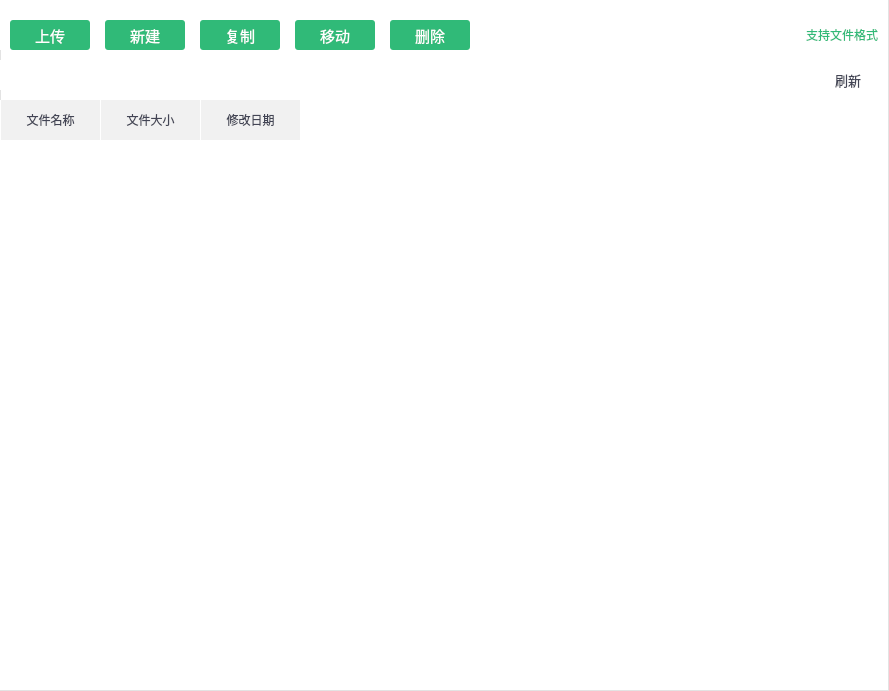
<?xml version="1.0" encoding="UTF-8"?>
<ui version="4.0">
 <class>STCloudFileManagerClass</class>
 <widget class="QWidget" name="STCloudFileManagerClass">
  <property name="geometry">
   <rect>
    <x>0</x>
    <y>0</y>
    <width>889</width>
    <height>691</height>
   </rect>
  </property>
  <property name="windowTitle">
   <string>STCloudFileManager</string>
  </property>
  <property name="styleSheet">
   <string notr="true">QWidget{background-color: rgb(255, 255, 255);}
QWidget#STCloudFileManagerClass{border-bottom: 1px solid #e3e3e3;border-top: 1px solid #e3e3e3;border-right: 1px solid #e3e3e3;border-left: 1px solid #e3e3e3;}
</string>
  </property>
  <layout class="QVBoxLayout" name="verticalLayout">
   <property name="spacing">
    <number>10</number>
   </property>
   <property name="leftMargin">
    <number>0</number>
   </property>
   <property name="topMargin">
    <number>0</number>
   </property>
   <property name="rightMargin">
    <number>1</number>
   </property>
   <property name="bottomMargin">
    <number>1</number>
   </property>
   <item>
    <widget class="QWidget" name="widget" native="true">
     <layout class="QHBoxLayout" name="horizontalLayout">
      <property name="spacing">
       <number>15</number>
      </property>
      <property name="leftMargin">
       <number>10</number>
      </property>
      <property name="topMargin">
       <number>20</number>
      </property>
      <property name="rightMargin">
       <number>10</number>
      </property>
      <property name="bottomMargin">
       <number>0</number>
      </property>
      <item>
       <widget class="QPushButton" name="pbUpload">
        <property name="minimumSize">
         <size>
          <width>80</width>
          <height>30</height>
         </size>
        </property>
        <property name="maximumSize">
         <size>
          <width>80</width>
          <height>30</height>
         </size>
        </property>
        <property name="font">
         <font>
          <family>微软雅黑</family>
          <pointsize>11</pointsize>
         </font>
        </property>
        <property name="styleSheet">
         <string notr="true">

QPushButton {
	border-radius: 3px;
	color: rgb(255, 255, 255);
	background-color: rgb(48, 186, 120);
}
QPushButton:hover:pressed {
	background-color: rgb(48, 186, 120);
}
QPushButton:hover:!pressed {
	
	background-color: rgb(109, 206, 160);
}</string>
        </property>
        <property name="text">
         <string>上传</string>
        </property>
        <property name="icon">
         <iconset resource="../res/softterminal.qrc">
          <normaloff>:/SoftTerminal/images/fileupload.png</normaloff>:/SoftTerminal/images/fileupload.png</iconset>
        </property>
       </widget>
      </item>
      <item>
       <widget class="QPushButton" name="pbNew">
        <property name="minimumSize">
         <size>
          <width>80</width>
          <height>30</height>
         </size>
        </property>
        <property name="maximumSize">
         <size>
          <width>80</width>
          <height>30</height>
         </size>
        </property>
        <property name="font">
         <font>
          <family>微软雅黑</family>
          <pointsize>11</pointsize>
         </font>
        </property>
        <property name="styleSheet">
         <string notr="true">

QPushButton {
	border-radius: 3px;
	color: rgb(255, 255, 255);
	background-color: rgb(48, 186, 120);
}
QPushButton:hover:pressed {
	background-color: rgb(48, 186, 120);
}
QPushButton:hover:!pressed {
	
	background-color: rgb(109, 206, 160);
}</string>
        </property>
        <property name="text">
         <string>新建</string>
        </property>
        <property name="icon">
         <iconset resource="../res/softterminal.qrc">
          <normaloff>:/SoftTerminal/images/filenew.png</normaloff>:/SoftTerminal/images/filenew.png</iconset>
        </property>
       </widget>
      </item>
      <item>
       <widget class="QPushButton" name="pbCopy">
        <property name="minimumSize">
         <size>
          <width>80</width>
          <height>30</height>
         </size>
        </property>
        <property name="maximumSize">
         <size>
          <width>80</width>
          <height>30</height>
         </size>
        </property>
        <property name="font">
         <font>
          <family>微软雅黑</family>
          <pointsize>11</pointsize>
         </font>
        </property>
        <property name="styleSheet">
         <string notr="true">

QPushButton {
	border-radius: 3px;
	color: rgb(255, 255, 255);
	background-color: rgb(48, 186, 120);
}
QPushButton:hover:pressed {
	background-color: rgb(48, 186, 120);
}
QPushButton:hover:!pressed {
	
	background-color: rgb(109, 206, 160);
}</string>
        </property>
        <property name="text">
         <string>复制</string>
        </property>
        <property name="icon">
         <iconset resource="../res/softterminal.qrc">
          <normaloff>:/SoftTerminal/images/filecopy.png</normaloff>:/SoftTerminal/images/filecopy.png</iconset>
        </property>
       </widget>
      </item>
      <item>
       <widget class="QPushButton" name="pbMove">
        <property name="minimumSize">
         <size>
          <width>80</width>
          <height>30</height>
         </size>
        </property>
        <property name="maximumSize">
         <size>
          <width>80</width>
          <height>30</height>
         </size>
        </property>
        <property name="font">
         <font>
          <family>微软雅黑</family>
          <pointsize>11</pointsize>
         </font>
        </property>
        <property name="styleSheet">
         <string notr="true">

QPushButton {
	border-radius: 3px;
	color: rgb(255, 255, 255);
	background-color: rgb(48, 186, 120);
}
QPushButton:hover:pressed {
	background-color: rgb(48, 186, 120);
}
QPushButton:hover:!pressed {
	
	background-color: rgb(109, 206, 160);
}</string>
        </property>
        <property name="text">
         <string>移动</string>
        </property>
        <property name="icon">
         <iconset resource="../res/softterminal.qrc">
          <normaloff>:/SoftTerminal/images/filemove.png</normaloff>:/SoftTerminal/images/filemove.png</iconset>
        </property>
       </widget>
      </item>
      <item>
       <widget class="QPushButton" name="pbDel">
        <property name="minimumSize">
         <size>
          <width>80</width>
          <height>30</height>
         </size>
        </property>
        <property name="maximumSize">
         <size>
          <width>80</width>
          <height>30</height>
         </size>
        </property>
        <property name="font">
         <font>
          <family>微软雅黑</family>
          <pointsize>11</pointsize>
         </font>
        </property>
        <property name="styleSheet">
         <string notr="true">

QPushButton {
	border-radius: 3px;
	color: rgb(255, 255, 255);
	background-color: rgb(48, 186, 120);
}
QPushButton:hover:pressed {
	background-color: rgb(48, 186, 120);
}
QPushButton:hover:!pressed {
	
	background-color: rgb(109, 206, 160);
}</string>
        </property>
        <property name="text">
         <string>删除</string>
        </property>
        <property name="icon">
         <iconset resource="../res/softterminal.qrc">
          <normaloff>:/SoftTerminal/images/filedel.png</normaloff>:/SoftTerminal/images/filedel.png</iconset>
        </property>
       </widget>
      </item>
      <item>
       <spacer name="horizontalSpacer">
        <property name="orientation">
         <enum>Qt::Horizontal</enum>
        </property>
        <property name="sizeHint" stdset="0">
         <size>
          <width>40</width>
          <height>20</height>
         </size>
        </property>
       </spacer>
      </item>
      <item>
       <widget class="QPushButton" name="pbSupport">
        <property name="styleSheet">
         <string notr="true">

QPushButton {
	color: #30ba78;
	font:9pt &quot;微软雅黑&quot;;
    background-repeat:no-repeat;
    border:none;
}
QPushButton:hover:!pressed {
	color: #6dcea0;
}</string>
        </property>
        <property name="text">
         <string>支持文件格式</string>
        </property>
        <property name="icon">
         <iconset resource="../res/softterminal.qrc">
          <normaloff>:/SoftTerminal/images/file.png</normaloff>:/SoftTerminal/images/file.png</iconset>
        </property>
       </widget>
      </item>
     </layout>
    </widget>
   </item>
   <item>
    <widget class="QWidget" name="widget_4" native="true">
     <property name="minimumSize">
      <size>
       <width>0</width>
       <height>30</height>
      </size>
     </property>
     <property name="maximumSize">
      <size>
       <width>16777215</width>
       <height>30</height>
      </size>
     </property>
     <layout class="QHBoxLayout" name="horizontalLayout_3">
      <property name="leftMargin">
       <number>10</number>
      </property>
      <property name="topMargin">
       <number>10</number>
      </property>
      <property name="rightMargin">
       <number>10</number>
      </property>
      <property name="bottomMargin">
       <number>0</number>
      </property>
      <item>
       <widget class="QWidget" name="widPathList" native="true">
        <layout class="QHBoxLayout" name="horizontalLayout_4">
         <property name="spacing">
          <number>15</number>
         </property>
         <property name="leftMargin">
          <number>0</number>
         </property>
         <property name="topMargin">
          <number>0</number>
         </property>
         <property name="rightMargin">
          <number>0</number>
         </property>
         <property name="bottomMargin">
          <number>0</number>
         </property>
        </layout>
       </widget>
      </item>
      <item>
       <spacer name="horizontalSpacer_2">
        <property name="orientation">
         <enum>Qt::Horizontal</enum>
        </property>
        <property name="sizeHint" stdset="0">
         <size>
          <width>40</width>
          <height>20</height>
         </size>
        </property>
       </spacer>
      </item>
      <item>
       <widget class="QPushButton" name="pbReload">
        <property name="minimumSize">
         <size>
          <width>60</width>
          <height>20</height>
         </size>
        </property>
        <property name="maximumSize">
         <size>
          <width>60</width>
          <height>20</height>
         </size>
        </property>
        <property name="font">
         <font>
          <family>微软雅黑</family>
          <pointsize>10</pointsize>
          <weight>50</weight>
          <italic>false</italic>
          <bold>false</bold>
         </font>
        </property>
        <property name="styleSheet">
         <string notr="true">

QPushButton {
	color: rgb(67, 69, 85);;
	font:10pt &quot;微软雅黑&quot;;
    background-repeat:no-repeat;
    border:none;
}
QPushButton:hover:!pressed {
	color: rgb(140, 140, 140);
}</string>
        </property>
        <property name="text">
         <string>刷新</string>
        </property>
        <property name="icon">
         <iconset resource="../res/softterminal.qrc">
          <normaloff>:/SoftTerminal/images/reload.png</normaloff>:/SoftTerminal/images/reload.png</iconset>
        </property>
       </widget>
      </item>
     </layout>
    </widget>
   </item>
   <item>
    <widget class="QWidget" name="widget_3" native="true">
     <layout class="QHBoxLayout" name="horizontalLayout_2">
      <property name="spacing">
       <number>0</number>
      </property>
      <property name="leftMargin">
       <number>0</number>
      </property>
      <property name="topMargin">
       <number>0</number>
      </property>
      <property name="rightMargin">
       <number>0</number>
      </property>
      <property name="bottomMargin">
       <number>0</number>
      </property>
      <item>
       <widget class="QTableWidget" name="twFileManager">
        <property name="focusPolicy">
         <enum>Qt::NoFocus</enum>
        </property>
        <property name="styleSheet">
         <string notr="true">QTableWidget
{  
    background-color: rgba(255, 255, 255, 0);   
    font:10pt &quot;微软雅黑&quot;;  
	color: rgb(67, 69, 85);
    border:0px;  
}  
  
QHeaderView::section {
	color: rgb(67, 69, 85);
    font:10pt &quot;微软雅黑&quot;;  
    text-align:center;  
    height:40px;  
    border:0px solid #8faac9;  
    background-color: rgb(241, 241, 241);
    border-left:1px solid rgb(255, 255, 255); 
padding-left: 20px;
padding-right: 20px;
}  


QScrollBar::vertical
{
    width:4px;
    background:rgb(0,0,0,0%);
    margin:0px,0px,0px,0px;
    padding-top:0px;   /*上预留位置*/
    padding-bottom:0px;    /*下预留位置*/
}

/*滚动条中滑块的样式*/
QScrollBar::handle::vertical
{
    width:4px;
    background:rgb(0,0,0,25%);
    border-radius:2px;
    min-height:20px;
}

/*鼠标触及滑块样式*/
QScrollBar::handle::vertical::hover
{
    width:5px;
    background:rgb(0,0,0,50%);
    border-radius:2px;
    min-height:20;
}

/*设置下箭头*/
QScrollBar::add-line:vertical
{
    height:0px;
    subcontrol-position:bottom;
}

/*设置上箭头*/
QScrollBar::sub-line:vertical
{
    height:0px;
    subcontrol-position:top;
}
  </string>
        </property>
        <property name="verticalScrollBarPolicy">
         <enum>Qt::ScrollBarAsNeeded</enum>
        </property>
        <property name="horizontalScrollBarPolicy">
         <enum>Qt::ScrollBarAlwaysOff</enum>
        </property>
        <property name="sizeAdjustPolicy">
         <enum>QAbstractScrollArea::AdjustToContents</enum>
        </property>
        <property name="editTriggers">
         <set>QAbstractItemView::NoEditTriggers</set>
        </property>
        <property name="selectionMode">
         <enum>QAbstractItemView::NoSelection</enum>
        </property>
        <property name="selectionBehavior">
         <enum>QAbstractItemView::SelectRows</enum>
        </property>
        <property name="showGrid">
         <bool>false</bool>
        </property>
        <attribute name="horizontalHeaderVisible">
         <bool>true</bool>
        </attribute>
        <attribute name="horizontalHeaderHighlightSections">
         <bool>false</bool>
        </attribute>
        <attribute name="horizontalHeaderMinimumSectionSize">
         <number>40</number>
        </attribute>
        <attribute name="horizontalHeaderShowSortIndicator" stdset="0">
         <bool>false</bool>
        </attribute>
        <attribute name="horizontalHeaderStretchLastSection">
         <bool>false</bool>
        </attribute>
        <attribute name="verticalHeaderVisible">
         <bool>false</bool>
        </attribute>
        <attribute name="verticalHeaderDefaultSectionSize">
         <number>40</number>
        </attribute>
        <attribute name="verticalHeaderHighlightSections">
         <bool>false</bool>
        </attribute>
        <attribute name="verticalHeaderMinimumSectionSize">
         <number>40</number>
        </attribute>
        <attribute name="verticalHeaderShowSortIndicator" stdset="0">
         <bool>false</bool>
        </attribute>
        <attribute name="verticalHeaderStretchLastSection">
         <bool>false</bool>
        </attribute>
        <column>
         <property name="text">
          <string>文件名称</string>
         </property>
        </column>
        <column>
         <property name="text">
          <string>文件大小</string>
         </property>
        </column>
        <column>
         <property name="text">
          <string>修改日期</string>
         </property>
        </column>
       </widget>
      </item>
     </layout>
    </widget>
   </item>
  </layout>
 </widget>
 <resources>
  <include location="../res/softterminal.qrc"/>
 </resources>
 <connections/>
</ui>
